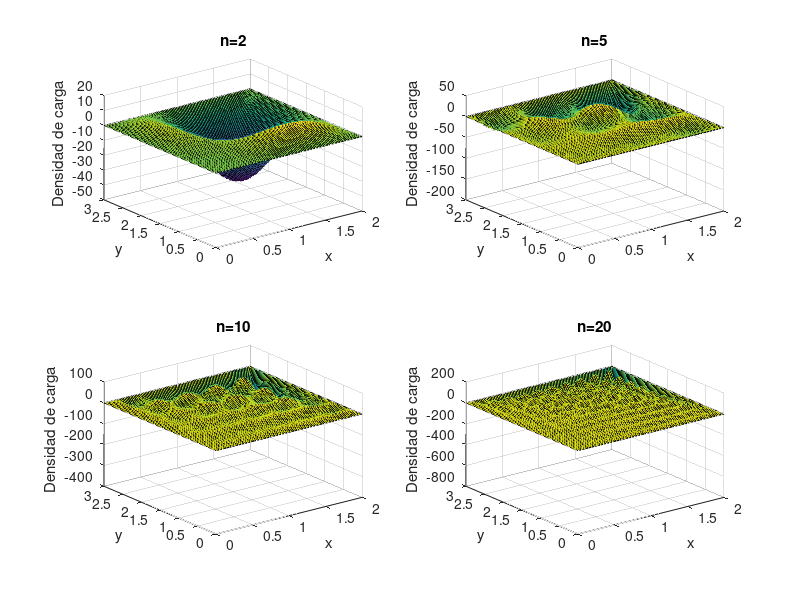

Source code (MATLAB):
a=2;
b=3;
i1=2
i2=5
i3=10
i4=20

j1=2
j2=5
j3=10
j4=20

y1=linspace(0,3,100);
x1=linspace(0,2,100);
[x,y]=meshgrid(x1,y1);
e=8.85.*10.^(-12);
function z=densi(i,j,a,b,x,y)
  sigmatotal=0; %esto es el z
  for m = 1:j
    for n = 1:i   %dos iteraciones
      integral = (4.*a.*b.^2.*(-1).^(m+1))./(m.*n.*pi.^2).*(cos(n.*pi).*(-1+2./((n.*pi).^2))-2./((n.*pi).^2));
      Cnm = 4./(a.*b).*integral;
      sigma = -e.*Cnm.*sqrt((m.*pi./a).^2+(n.*pi./b).^2).*sin(m.*pi.*x./a).*sin(n.*pi.*y./b);
      sigmatotal= sigmatotal+sigma;
    endfor
  endfor
  z = sigmatotal;
endfunction
subplot(2,2,1)
surf(x,y,densi(i1,j1,a,b,x,y))
xlabel("x")
ylabel("y")
zlabel("Densidad de carga")
title("n=2")

subplot(2,2,2)
surf(x,y,densi(i2,j2,a,b,x,y))
xlabel("x")
ylabel("y")
zlabel("Densidad de carga")
title("n=5")

subplot(2,2,3)
surf(x,y,densi(i3,j3,a,b,x,y))
xlabel("x")
ylabel("y")
zlabel("Densidad de carga")
title("n=10")

subplot(2,2,4)
surf(x,y,densi(i4,j4,a,b,x,y))
xlabel("x")
ylabel("y")
zlabel("Densidad de carga")
title("n=20")